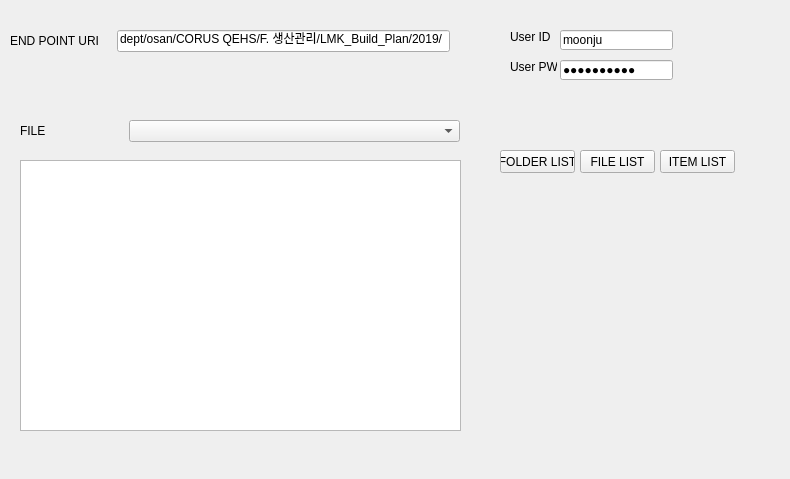
<?xml version="1.0" encoding="UTF-8"?>
<ui version="4.0">
 <class>Form</class>
 <widget class="QWidget" name="Form">
  <property name="geometry">
   <rect>
    <x>0</x>
    <y>0</y>
    <width>790</width>
    <height>479</height>
   </rect>
  </property>
  <property name="windowTitle">
   <string>Form</string>
  </property>
  <widget class="QWidget" name="layoutWidget">
   <property name="geometry">
    <rect>
     <x>10</x>
     <y>30</y>
     <width>440</width>
     <height>22</height>
    </rect>
   </property>
   <layout class="QHBoxLayout" name="horizontalLayout_2">
    <item>
     <widget class="QLabel" name="label_2">
      <property name="minimumSize">
       <size>
        <width>101</width>
        <height>20</height>
       </size>
      </property>
      <property name="text">
       <string>END POINT URI</string>
      </property>
     </widget>
    </item>
    <item>
     <widget class="QLineEdit" name="lineEdit_2">
      <property name="minimumSize">
       <size>
        <width>331</width>
        <height>20</height>
       </size>
      </property>
      <property name="text">
       <string>dept/osan/CORUS QEHS/F. 생산관리/LMK_Build_Plan/2019/</string>
      </property>
     </widget>
    </item>
   </layout>
  </widget>
  <widget class="QWidget" name="layoutWidget_2">
   <property name="geometry">
    <rect>
     <x>20</x>
     <y>120</y>
     <width>440</width>
     <height>22</height>
    </rect>
   </property>
   <layout class="QHBoxLayout" name="horizontalLayout_3">
    <item>
     <widget class="QLabel" name="label_3">
      <property name="minimumSize">
       <size>
        <width>101</width>
        <height>20</height>
       </size>
      </property>
      <property name="text">
       <string>FILE</string>
      </property>
     </widget>
    </item>
    <item>
     <widget class="QComboBox" name="comboBox">
      <property name="minimumSize">
       <size>
        <width>331</width>
        <height>20</height>
       </size>
      </property>
     </widget>
    </item>
   </layout>
  </widget>
  <widget class="QPushButton" name="pushButton">
   <property name="geometry">
    <rect>
     <x>500</x>
     <y>150</y>
     <width>75</width>
     <height>23</height>
    </rect>
   </property>
   <property name="text">
    <string>FOLDER LIST</string>
   </property>
  </widget>
  <widget class="QPushButton" name="btn_file_list">
   <property name="geometry">
    <rect>
     <x>580</x>
     <y>150</y>
     <width>75</width>
     <height>23</height>
    </rect>
   </property>
   <property name="text">
    <string>FILE LIST</string>
   </property>
  </widget>
  <widget class="QPushButton" name="pushButton_3">
   <property name="geometry">
    <rect>
     <x>660</x>
     <y>150</y>
     <width>75</width>
     <height>23</height>
    </rect>
   </property>
   <property name="text">
    <string>ITEM LIST</string>
   </property>
  </widget>
  <widget class="QLabel" name="label_4">
   <property name="geometry">
    <rect>
     <x>510</x>
     <y>30</y>
     <width>47</width>
     <height>13</height>
    </rect>
   </property>
   <property name="text">
    <string>User ID</string>
   </property>
  </widget>
  <widget class="QLabel" name="label_5">
   <property name="geometry">
    <rect>
     <x>510</x>
     <y>60</y>
     <width>47</width>
     <height>13</height>
    </rect>
   </property>
   <property name="text">
    <string>User PW</string>
   </property>
  </widget>
  <widget class="QLineEdit" name="edit_id">
   <property name="geometry">
    <rect>
     <x>560</x>
     <y>30</y>
     <width>113</width>
     <height>20</height>
    </rect>
   </property>
   <property name="text">
    <string>moonju</string>
   </property>
  </widget>
  <widget class="QLineEdit" name="edit_pw">
   <property name="geometry">
    <rect>
     <x>560</x>
     <y>60</y>
     <width>113</width>
     <height>20</height>
    </rect>
   </property>
   <property name="text">
    <string>jhm@201912</string>
   </property>
   <property name="echoMode">
    <enum>QLineEdit::Password</enum>
   </property>
  </widget>
  <widget class="QTreeView" name="treeView">
   <property name="geometry">
    <rect>
     <x>20</x>
     <y>160</y>
     <width>441</width>
     <height>271</height>
    </rect>
   </property>
  </widget>
 </widget>
 <resources/>
 <connections/>
</ui>
